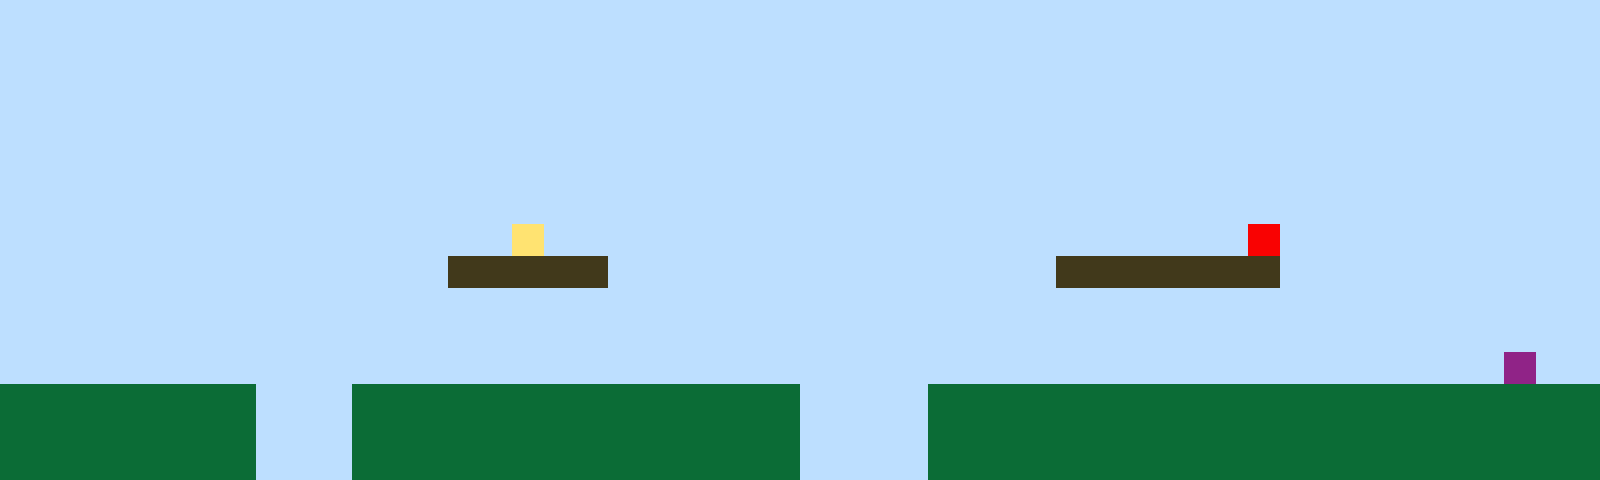

A 2D game scene composited from a Tiled map and its tileset images. What follows is a short description and the map's XML, with every tile layer's data as written:
An orthogonal 50x15 tile map with 32x32 px tiles, 1 tile layer (Tile Layer 1).

<map version="1.10" tiledversion="1.11.2" orientation="orthogonal" renderorder="right-up" width="50" height="15" tilewidth="32" tileheight="32" infinite="0" nextlayerid="2" nextobjectid="1"><editorsettings><export target="map1.csv" format="csv" /></editorsettings><tileset firstgid="1" name="sprites" tilewidth="32" tileheight="32" tilecount="6" columns="3"><image source="sprites.png" width="96" height="64" /></tileset><layer id="1" name="Tile Layer 1" width="50" height="15"><data encoding="csv">1,1,1,1,1,1,1,1,1,1,1,1,1,1,1,1,1,1,1,1,1,1,1,1,1,1,1,1,1,1,1,1,1,1,1,1,1,1,1,1,1,1,1,1,1,1,1,1,1,1,1,1,1,1,1,1,1,1,1,1,1,1,1,1,1,1,1,1,1,1,1,1,1,1,1,1,1,1,1,1,1,1,1,1,1,1,1,1,1,1,1,1,1,1,1,1,1,1,1,1,1,1,1,1,1,1,1,1,1,1,1,1,1,1,1,1,1,1,1,1,1,1,1,1,1,1,1,1,1,1,1,1,1,1,1,1,1,1,1,1,1,1,1,1,1,1,1,1,1,1,1,1,1,1,1,1,1,1,1,1,1,1,1,1,1,1,1,1,1,1,1,1,1,1,1,1,1,1,1,1,1,1,1,1,1,1,1,1,1,1,1,1,1,1,1,1,1,1,1,1,1,1,1,1,1,1,1,1,1,1,1,1,1,1,1,1,1,1,1,1,1,1,1,1,1,1,1,1,1,1,1,1,1,1,1,1,1,1,1,1,1,1,1,1,1,1,1,1,1,1,1,1,1,1,1,1,1,1,1,1,1,1,1,1,1,1,1,1,1,1,1,1,1,1,1,1,1,1,1,1,1,1,1,1,1,1,1,1,1,1,1,1,1,1,1,1,1,1,1,1,1,1,1,1,1,1,1,1,1,1,1,1,1,1,1,1,1,1,1,1,1,1,1,1,1,1,1,1,1,1,1,1,1,1,1,1,1,1,1,1,1,1,1,1,1,1,1,1,1,1,1,1,1,1,1,1,1,1,1,1,1,1,1,1,1,1,4,1,1,1,1,1,1,1,1,1,1,1,1,1,1,1,1,1,1,1,1,1,1,5,1,1,1,1,1,1,1,1,1,1,1,1,1,1,1,1,1,1,1,1,1,1,1,1,3,3,3,3,3,1,1,1,1,1,1,1,1,1,1,1,1,1,1,3,3,3,3,3,3,3,1,1,1,1,1,1,1,1,1,1,1,1,1,1,1,1,1,1,1,1,1,1,1,1,1,1,1,1,1,1,1,1,1,1,1,1,1,1,1,1,1,1,1,1,1,1,1,1,1,1,1,1,1,1,1,1,1,1,1,1,1,1,1,1,1,1,1,1,1,1,1,1,1,1,1,1,1,1,1,1,1,1,1,1,1,1,1,1,1,1,1,1,1,1,1,1,1,1,1,1,1,1,1,1,1,1,1,1,1,1,1,1,1,1,1,1,1,1,1,1,1,1,1,1,1,1,1,1,1,1,1,1,1,1,1,1,1,1,1,1,1,1,1,1,1,1,1,1,1,1,1,1,1,1,1,1,1,6,1,1,2,2,2,2,2,2,2,2,1,1,1,2,2,2,2,2,2,2,2,2,2,2,2,2,2,1,1,1,1,2,2,2,2,2,2,2,2,2,2,2,2,2,2,2,2,2,2,2,2,2,2,2,2,2,2,2,2,2,1,1,1,2,2,2,2,2,2,2,2,2,2,2,2,2,2,1,1,1,1,2,2,2,2,2,2,2,2,2,2,2,2,2,2,2,2,2,2,2,2,2,2,2,2,2,2,2,2,2,1,1,1,2,2,2,2,2,2,2,2,2,2,2,2,2,2,1,1,1,1,2,2,2,2,2,2,2,2,2,2,2,2,2,2,2,2,2,2,2,2,2</data></layer></map>
